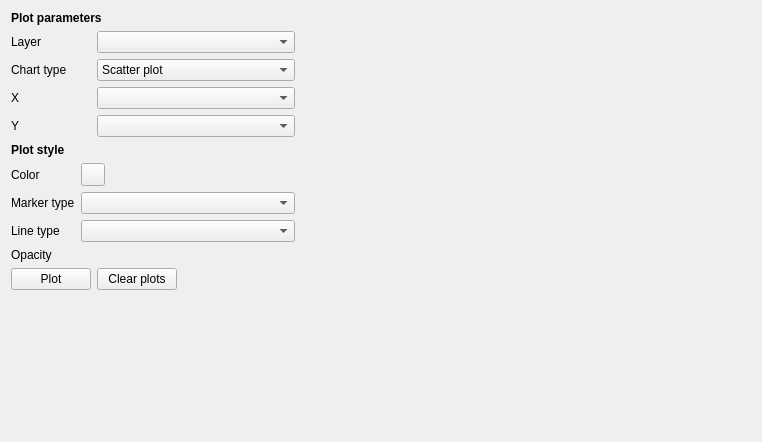
<?xml version="1.0" encoding="UTF-8"?>
<ui version="4.0">
 <class>Form</class>
 <widget class="QWidget" name="Form">
  <property name="geometry">
   <rect>
    <x>0</x>
    <y>0</y>
    <width>762</width>
    <height>442</height>
   </rect>
  </property>
  <property name="windowTitle">
   <string>Form</string>
  </property>
  <layout class="QVBoxLayout" name="verticalLayout">
   <item>
    <layout class="QHBoxLayout" name="horizontalLayout">
     <item>
      <layout class="QVBoxLayout" name="verticalLayout_5">
       <item>
        <widget class="QLabel" name="label_2">
         <property name="font">
          <font>
           <weight>75</weight>
           <bold>true</bold>
          </font>
         </property>
         <property name="text">
          <string>Plot parameters</string>
         </property>
        </widget>
       </item>
       <item>
        <layout class="QVBoxLayout" name="verticalLayout_3">
         <property name="sizeConstraint">
          <enum>QLayout::SetMinAndMaxSize</enum>
         </property>
         <item>
          <layout class="QFormLayout" name="formLayout_2">
           <property name="sizeConstraint">
            <enum>QLayout::SetMinAndMaxSize</enum>
           </property>
           <item row="0" column="0">
            <widget class="QLabel" name="layer_label">
             <property name="sizePolicy">
              <sizepolicy hsizetype="Preferred" vsizetype="Preferred">
               <horstretch>0</horstretch>
               <verstretch>0</verstretch>
              </sizepolicy>
             </property>
             <property name="minimumSize">
              <size>
               <width>80</width>
               <height>0</height>
              </size>
             </property>
             <property name="maximumSize">
              <size>
               <width>80</width>
               <height>16777215</height>
              </size>
             </property>
             <property name="text">
              <string>Layer</string>
             </property>
            </widget>
           </item>
           <item row="0" column="1">
            <widget class="QgsMapLayerComboBox" name="layer_selection_seaborn">
             <property name="maximumSize">
              <size>
               <width>200</width>
               <height>16777215</height>
              </size>
             </property>
            </widget>
           </item>
           <item row="1" column="0">
            <widget class="QLabel" name="chart_type_label">
             <property name="sizePolicy">
              <sizepolicy hsizetype="Preferred" vsizetype="Preferred">
               <horstretch>0</horstretch>
               <verstretch>0</verstretch>
              </sizepolicy>
             </property>
             <property name="minimumSize">
              <size>
               <width>80</width>
               <height>0</height>
              </size>
             </property>
             <property name="maximumSize">
              <size>
               <width>80</width>
               <height>16777215</height>
              </size>
             </property>
             <property name="text">
              <string>Chart type</string>
             </property>
            </widget>
           </item>
           <item row="1" column="1">
            <widget class="QComboBox" name="chart_selection_seaborn">
             <property name="sizePolicy">
              <sizepolicy hsizetype="MinimumExpanding" vsizetype="Fixed">
               <horstretch>0</horstretch>
               <verstretch>0</verstretch>
              </sizepolicy>
             </property>
             <property name="maximumSize">
              <size>
               <width>200</width>
               <height>16777215</height>
              </size>
             </property>
             <item>
              <property name="text">
               <string>Scatter plot</string>
              </property>
             </item>
             <item>
              <property name="text">
               <string>Line plot</string>
              </property>
             </item>
             <item>
              <property name="text">
               <string>Bar plot</string>
              </property>
             </item>
             <item>
              <property name="text">
               <string>Box plot</string>
              </property>
             </item>
             <item>
              <property name="text">
               <string>Histogram</string>
              </property>
             </item>
             <item>
              <property name="text">
               <string>3D scatter plot</string>
              </property>
             </item>
             <item>
              <property name="text">
               <string>Parallel coordinates</string>
              </property>
             </item>
             <item>
              <property name="text">
               <string>Correlation matrix</string>
              </property>
             </item>
            </widget>
           </item>
           <item row="2" column="0">
            <widget class="QLabel" name="x_label">
             <property name="text">
              <string>X</string>
             </property>
            </widget>
           </item>
           <item row="2" column="1">
            <widget class="QgsFieldComboBox" name="x_data_selection_seaborn">
             <property name="maximumSize">
              <size>
               <width>200</width>
               <height>16777215</height>
              </size>
             </property>
            </widget>
           </item>
           <item row="3" column="0">
            <widget class="QLabel" name="y_label">
             <property name="text">
              <string>Y</string>
             </property>
            </widget>
           </item>
           <item row="3" column="1">
            <widget class="QgsFieldComboBox" name="y_data_selection_seaborn">
             <property name="maximumSize">
              <size>
               <width>200</width>
               <height>16777215</height>
              </size>
             </property>
            </widget>
           </item>
          </layout>
         </item>
         <item>
          <widget class="QLabel" name="label_17">
           <property name="sizePolicy">
            <sizepolicy hsizetype="Preferred" vsizetype="Fixed">
             <horstretch>0</horstretch>
             <verstretch>0</verstretch>
            </sizepolicy>
           </property>
           <property name="maximumSize">
            <size>
             <width>290</width>
             <height>16777215</height>
            </size>
           </property>
           <property name="font">
            <font>
             <weight>75</weight>
             <bold>true</bold>
            </font>
           </property>
           <property name="text">
            <string>Plot style</string>
           </property>
          </widget>
         </item>
         <item>
          <layout class="QFormLayout" name="formLayout_4">
           <item row="0" column="0">
            <widget class="QLabel" name="color_label">
             <property name="text">
              <string>Color</string>
             </property>
            </widget>
           </item>
           <item row="0" column="1">
            <widget class="QgsColorButton" name="color_selection_seaborn"/>
           </item>
           <item row="1" column="0">
            <widget class="QLabel" name="marker_type_label">
             <property name="text">
              <string>Marker type</string>
             </property>
            </widget>
           </item>
           <item row="1" column="1">
            <widget class="QComboBox" name="marker_type_selection_seaborn"/>
           </item>
           <item row="2" column="0">
            <widget class="QLabel" name="lineTypeLabel">
             <property name="text">
              <string>Line type</string>
             </property>
            </widget>
           </item>
           <item row="2" column="1">
            <widget class="QComboBox" name="line_type_selection_seaborn"/>
           </item>
           <item row="3" column="1">
            <widget class="QgsOpacityWidget" name="opacity_selection_seaborn">
             <property name="opacity">
              <double>0.600000000000000</double>
             </property>
            </widget>
           </item>
           <item row="3" column="0">
            <widget class="QLabel" name="label">
             <property name="text">
              <string>Opacity</string>
             </property>
            </widget>
           </item>
          </layout>
         </item>
         <item>
          <layout class="QHBoxLayout" name="horizontalLayout_2">
           <item>
            <widget class="QPushButton" name="plot_button_seaborn">
             <property name="sizePolicy">
              <sizepolicy hsizetype="Fixed" vsizetype="Fixed">
               <horstretch>0</horstretch>
               <verstretch>0</verstretch>
              </sizepolicy>
             </property>
             <property name="text">
              <string>Plot</string>
             </property>
            </widget>
           </item>
           <item>
            <widget class="QPushButton" name="clear_button_seaborn">
             <property name="sizePolicy">
              <sizepolicy hsizetype="Fixed" vsizetype="Fixed">
               <horstretch>0</horstretch>
               <verstretch>0</verstretch>
              </sizepolicy>
             </property>
             <property name="text">
              <string>Clear plots</string>
             </property>
            </widget>
           </item>
           <item>
            <spacer name="horizontalSpacer">
             <property name="orientation">
              <enum>Qt::Horizontal</enum>
             </property>
             <property name="sizeHint" stdset="0">
              <size>
               <width>40</width>
               <height>20</height>
              </size>
             </property>
            </spacer>
           </item>
          </layout>
         </item>
         <item>
          <spacer name="verticalSpacer_2">
           <property name="orientation">
            <enum>Qt::Vertical</enum>
           </property>
           <property name="sizeHint" stdset="0">
            <size>
             <width>20</width>
             <height>30</height>
            </size>
           </property>
          </spacer>
         </item>
        </layout>
       </item>
      </layout>
     </item>
     <item>
      <widget class="QWidget" name="plot_container_seaborn" native="true">
       <property name="minimumSize">
        <size>
         <width>450</width>
         <height>0</height>
        </size>
       </property>
      </widget>
     </item>
    </layout>
   </item>
  </layout>
 </widget>
 <customwidgets>
  <customwidget>
   <class>QgsColorButton</class>
   <extends>QToolButton</extends>
   <header>qgscolorbutton.h</header>
  </customwidget>
  <customwidget>
   <class>QgsFieldComboBox</class>
   <extends>QComboBox</extends>
   <header>qgsfieldcombobox.h</header>
  </customwidget>
  <customwidget>
   <class>QgsMapLayerComboBox</class>
   <extends>QComboBox</extends>
   <header>qgsmaplayercombobox.h</header>
  </customwidget>
  <customwidget>
   <class>QgsOpacityWidget</class>
   <extends>QWidget</extends>
   <header>qgsopacitywidget.h</header>
  </customwidget>
 </customwidgets>
 <resources/>
 <connections/>
</ui>
